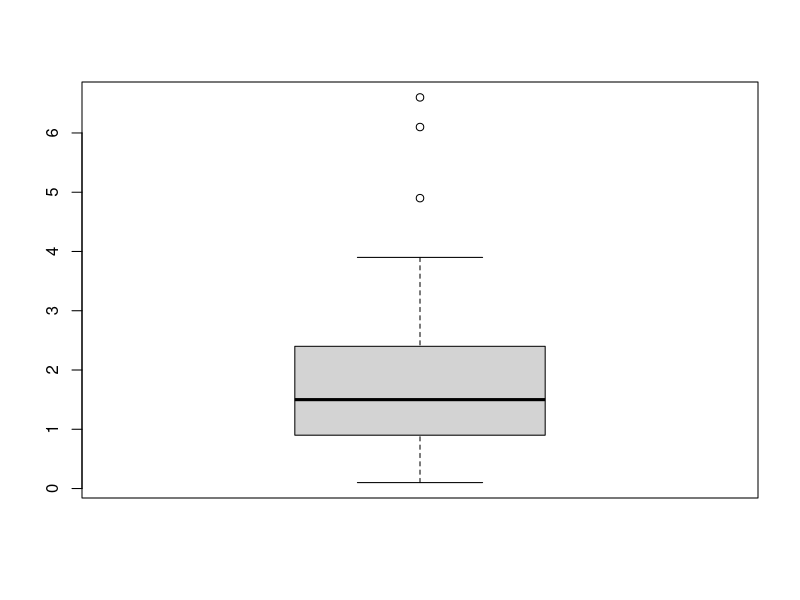
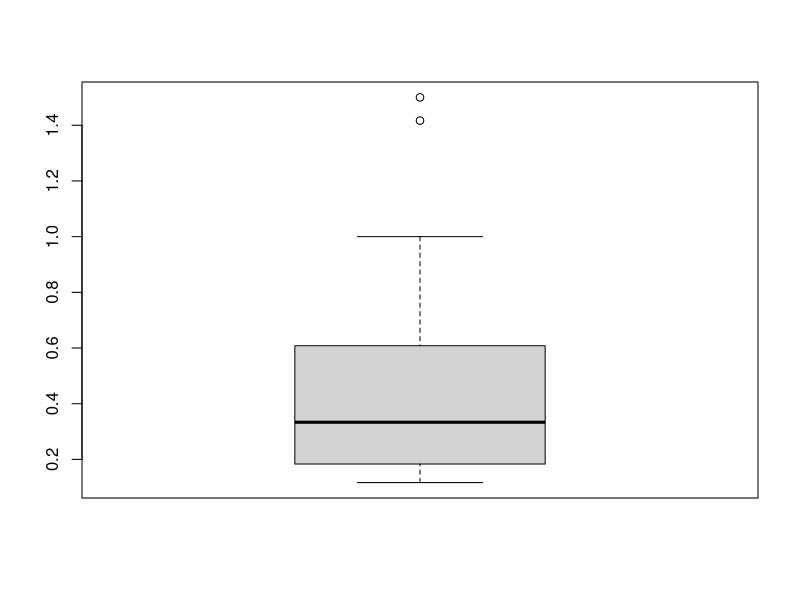
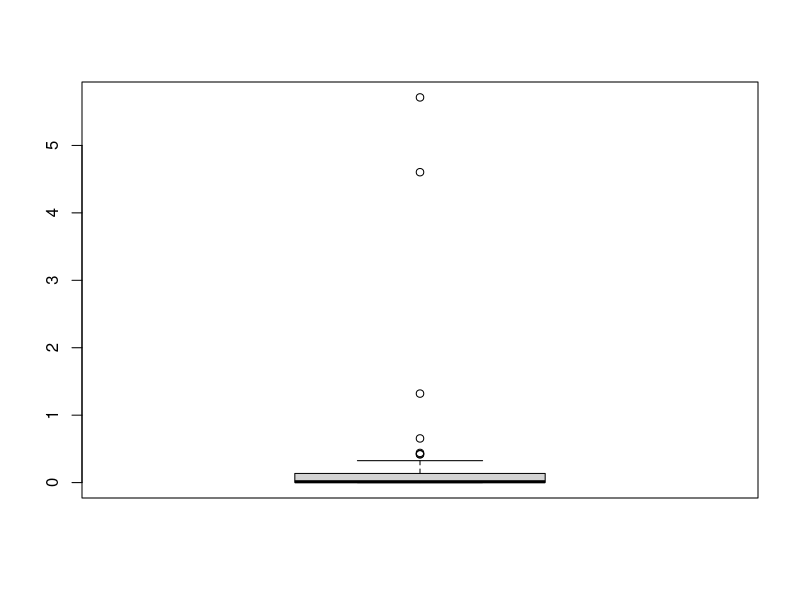
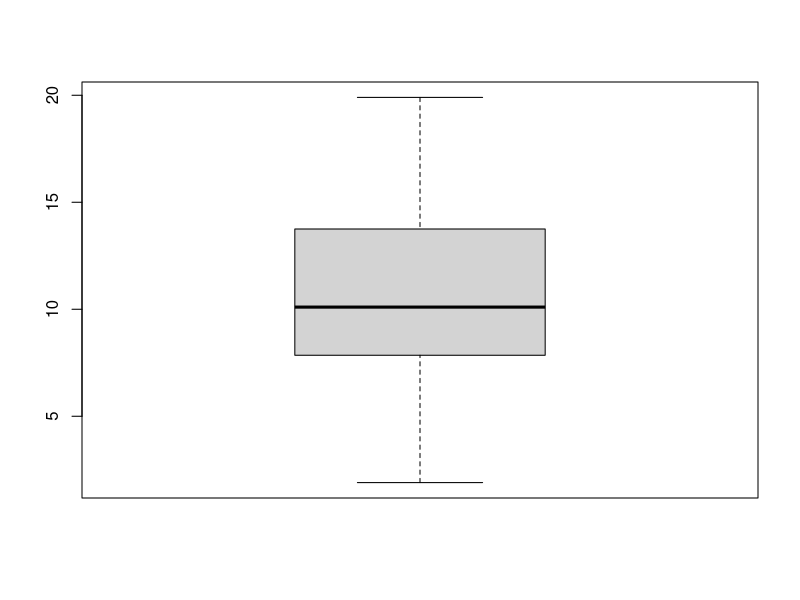
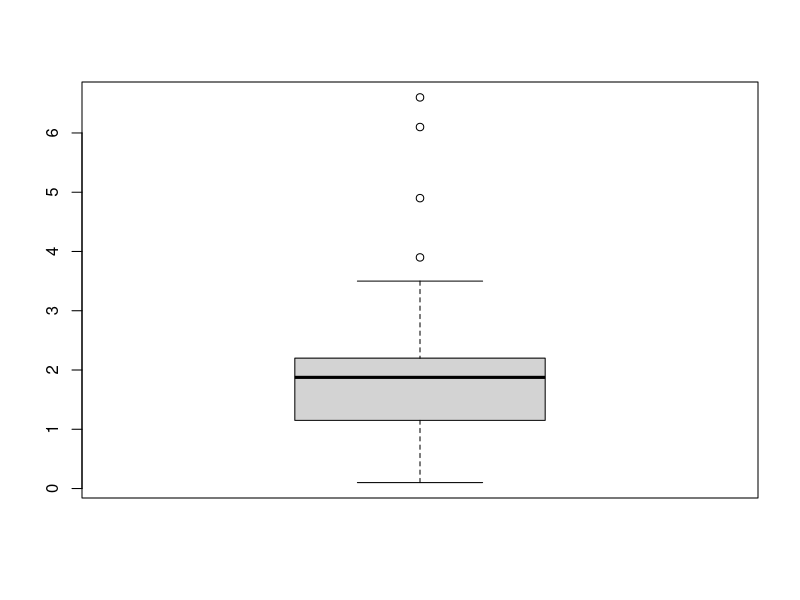
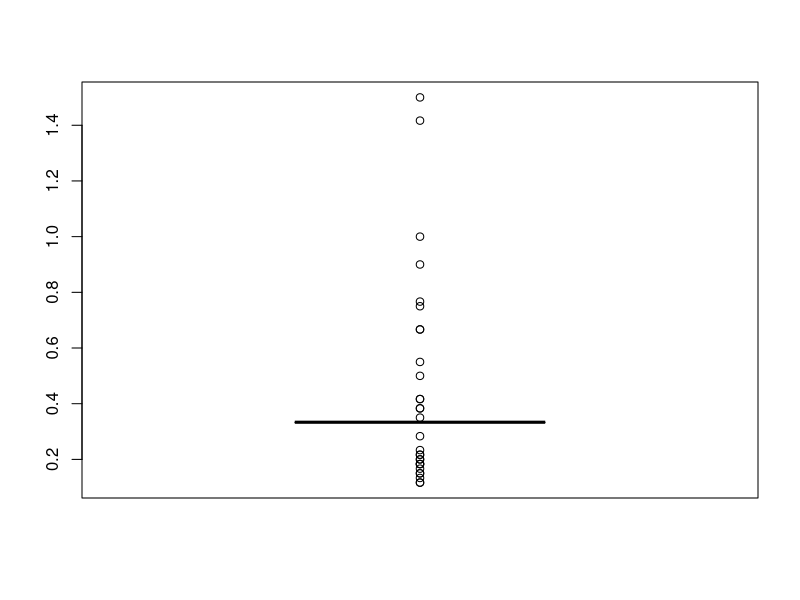
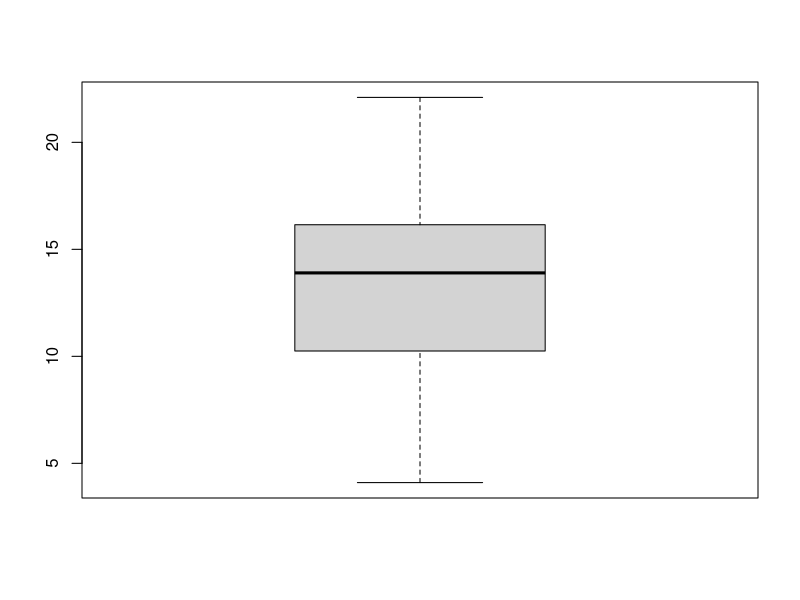
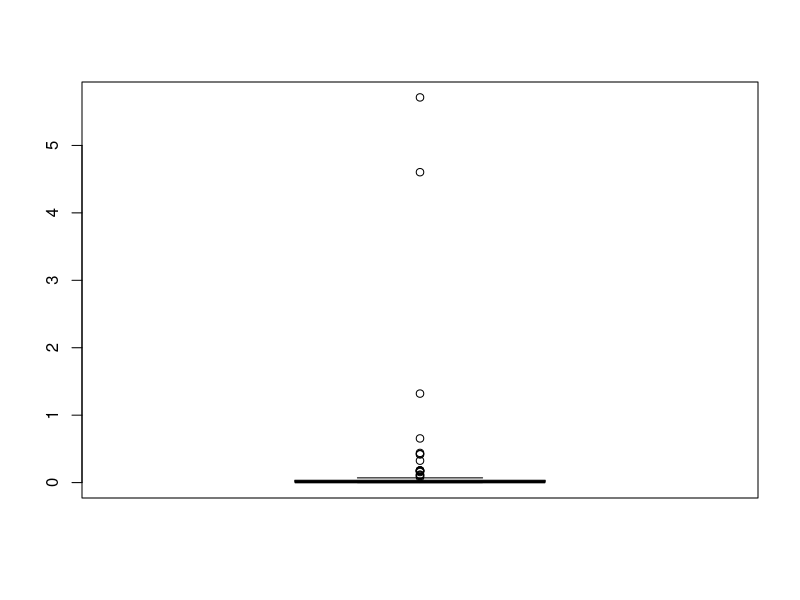

Source code (R) for these figures, in order:
### DATA TRANSFORMATION #####
setwd( "C:/Users/irfan/Documents/GitHub/DATA-TRANSFORMATION-")
library(tidyverse)
library(tidyr)

### DATA SET ###
data()
msleep
view(msleep)

### REMOVE MISSING DATA ####
sum(is.na(msleep))

#### sleep total ###
sum(is.na(msleep$sleep_total))   ###No missing data

### sleep rem ####
sum(is.na(msleep$sleep_rem))
##Remove the 22 missing data
boxplot(msleep$sleep_rem) ## It is nearly distributed hence we impute missing values with median
## sleep_rm also has outliers
msleep$sleep_rem[is.na(msleep$sleep_rem)] <- mean(msleep$sleep_rem, na.rm = TRUE)

view(msleep$sleep_rem)
sum(is.na(msleep$sleep_rem))

##### sleep_cycle ####
sum(is.na(msleep$sleep_cycle)) ## It has 51 missing data
boxplot(msleep$sleep_cycle) ### Not normally distributed hence we impute wwith mode

msleep$sleep_cycle[is.na(msleep$sleep_cycle)] <- median(msleep$sleep_cycle, na.rm = TRUE)
sum(is.na(msleep$sleep_cycle))
view(msleep$sleep_cycle)

### awake #####
sum(is.na(msleep$awake)) ### Has no missing data

### brainwt #####
sum(is.na(msleep$brainwt)) ### Has 27 missing values

boxplot(msleep$brainwt) ##It is not normally distributed so we impute with median
msleep$brainwt[is.na(msleep$brainwt)] <- median(msleep$brainwt, na.rm = TRUE)
sum(is.na(msleep$brainwt))
view(msleep)

##### DETECTING OUTLIERS ####
### sleep total #####
boxplot(msleep$sleep_total) ### has no outliers

### sleep rem ####
boxplot(msleep$sleep_rem)  #### Has outliers
####### REMOVING #####
summary(msleep$sleep_rem)
IQR(msleep$sleep_rem)
Tmin = 1.150 - (1.5 *1.05)
Tmax = 2.200 + (1.5*1.05)
msleep$sleep_rem[which(msleep$sleep_rem < Tmin | msleep$sleep_rem > Tmax)]
msleep$sleep_rem[which(msleep$sleep_rem > Tmin | msleep$sleep_rem < Tmax)]
msleep$sleep_remNo_outliers <- msleep$sleep_rem[which(msleep$sleep_rem > Tmin | msleep$sleep_rem < Tmax)]

###### msleep_cycl #####
boxplot(msleep$sleep_cycle)
summary(msleep$sleep_cycle)
IQR(msleep$sleep_cycle)
#### msleep_cycle has no outliers

#### AWAKE ####
boxplot(msleep$awake) #No outliers

### Detecting outliers in brainwt #####
boxplot(msleep$brainwt)
summary(msleep$brainwt)
IQR(msleep$brainwt)
Tmin = 0.00635 - (1.5*0.0287)
Tmax = 0.3333 + (1.5*0.0287)
msleep$brainwt[which(msleep$brainwt < Tmin| msleep$brainwt > Tmax)]
msleep$brainwt[which(msleep$brainwt > Tmin| msleep$brainwt < Tmax)]
msleep$brainwt_no_outliers <- msleep$brainwt[which(msleep$brainwt > Tmin| msleep$brainwt < Tmax)]
view(msleep$brainwt_no_outliers)
